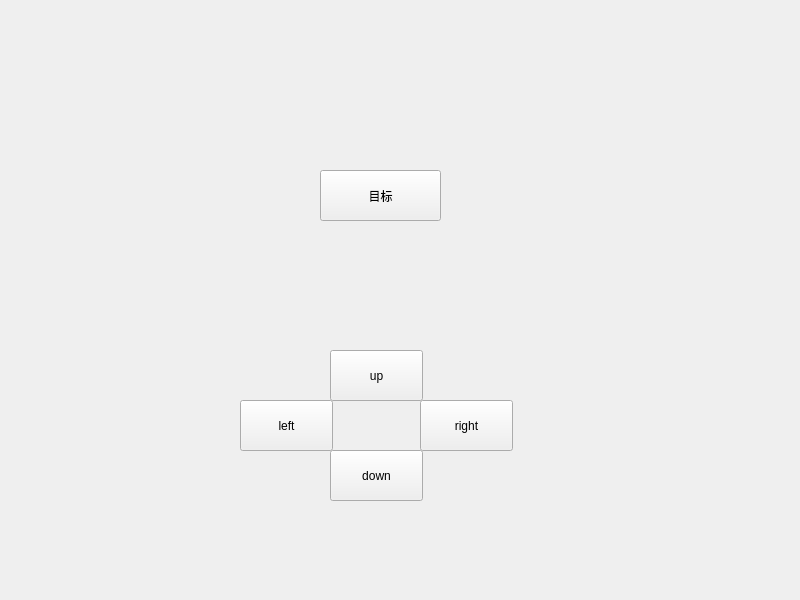
<?xml version="1.0" encoding="UTF-8"?>
<ui version="4.0">
 <class>Widget</class>
 <widget class="QWidget" name="Widget">
  <property name="geometry">
   <rect>
    <x>0</x>
    <y>0</y>
    <width>800</width>
    <height>600</height>
   </rect>
  </property>
  <property name="windowTitle">
   <string>Widget</string>
  </property>
  <widget class="QPushButton" name="pushButton_target">
   <property name="geometry">
    <rect>
     <x>320</x>
     <y>170</y>
     <width>121</width>
     <height>51</height>
    </rect>
   </property>
   <property name="text">
    <string>目标</string>
   </property>
  </widget>
  <widget class="QPushButton" name="pushButton_up">
   <property name="geometry">
    <rect>
     <x>330</x>
     <y>350</y>
     <width>93</width>
     <height>51</height>
    </rect>
   </property>
   <property name="text">
    <string>up</string>
   </property>
  </widget>
  <widget class="QPushButton" name="pushButton_left">
   <property name="geometry">
    <rect>
     <x>240</x>
     <y>400</y>
     <width>93</width>
     <height>51</height>
    </rect>
   </property>
   <property name="text">
    <string>left</string>
   </property>
  </widget>
  <widget class="QPushButton" name="pushButton_right">
   <property name="geometry">
    <rect>
     <x>420</x>
     <y>400</y>
     <width>93</width>
     <height>51</height>
    </rect>
   </property>
   <property name="text">
    <string>right</string>
   </property>
  </widget>
  <widget class="QPushButton" name="pushButton_down">
   <property name="geometry">
    <rect>
     <x>330</x>
     <y>450</y>
     <width>93</width>
     <height>51</height>
    </rect>
   </property>
   <property name="text">
    <string>down</string>
   </property>
  </widget>
 </widget>
 <resources/>
 <connections/>
</ui>
